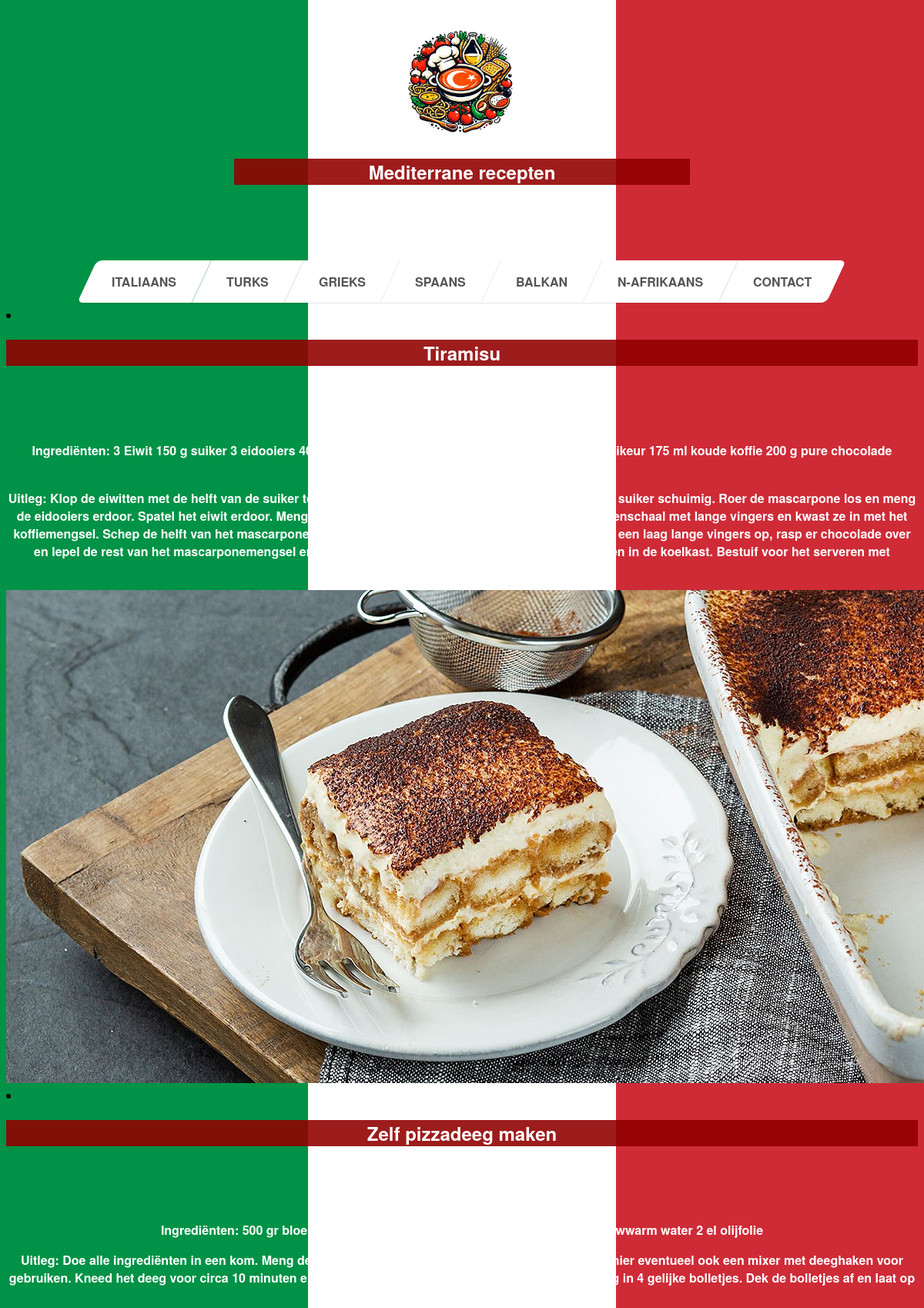
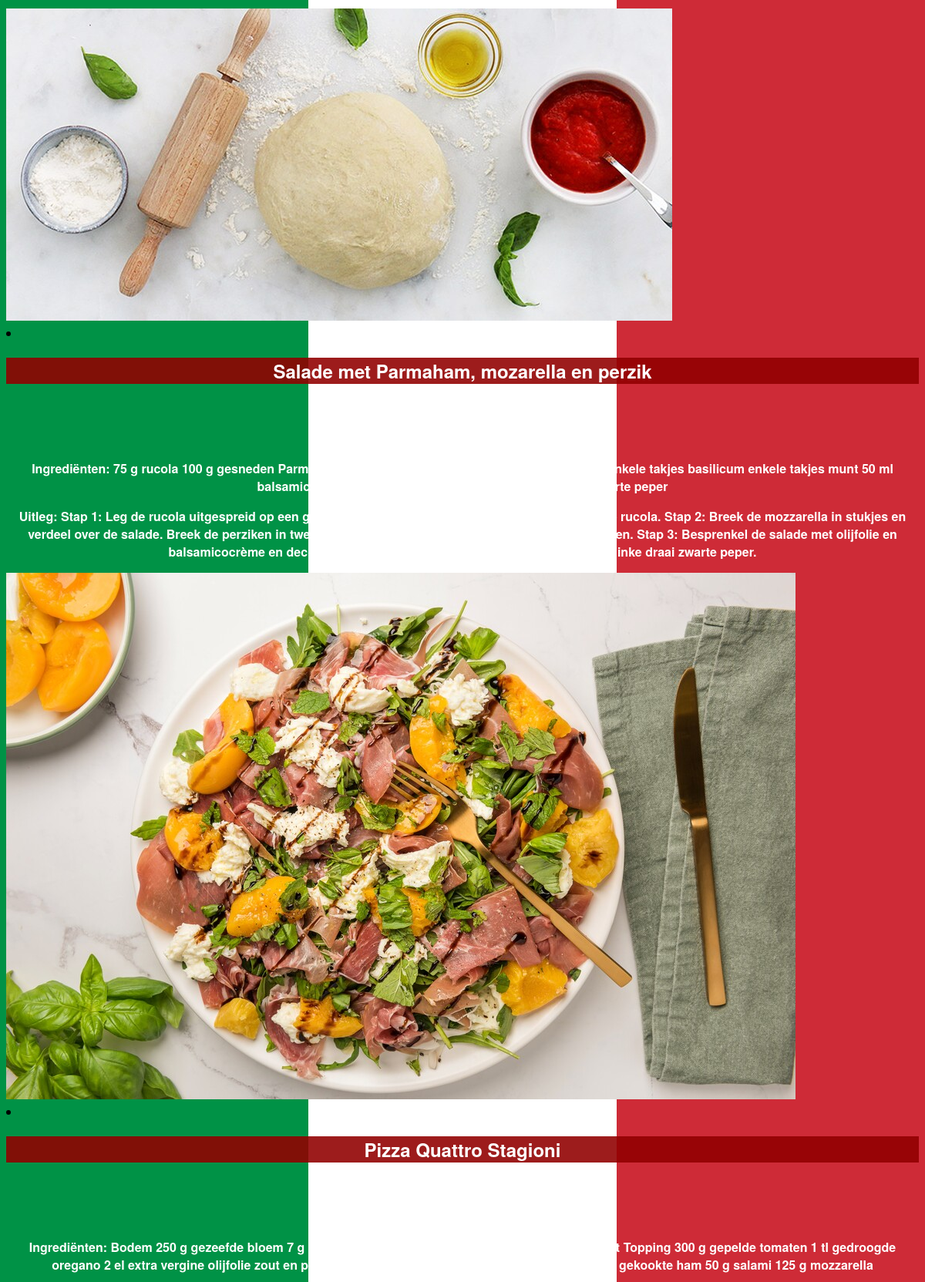
The app's page /italiaans/italiaans.php (upper part) with its own data (2 pictures, top to bottom).
### tables this page shows
CREATE TABLE "recepten" (
	"Land"	TEXT,
	"Bereidingstijd"	TEXT,
	"Recepten"	TEXT
, "Ingredienten"	TEXT, "Uitleg"	TEXT, "Image"	TEXT);

### italiaans/class.php (the view, shortened to what this page needs)
<?php
$sql = <<<EOF
SELECT * FROM recepten;
EOF;
$db = new MyDB();
if (!$db) {
    echo $db->lastErrorMsg();
} else {
    $ret = $db->query($sql);
    while ($row = $ret->fetchArray(SQLITE3_ASSOC)) {
        if ($row['Land'] == 'Italie') {
?>
    <li>
        <h2><?php echo $row['Recepten']; ?></h2>
        <p><strong>Land:</strong> <?php echo $row['Land']; ?></p>
        <p><strong>Bereidingstijd:</strong> <?php echo $row['Bereidingstijd']; ?></p>
        <p><strong>Ingrediënten:</strong> <?php echo $row['Ingredienten']; ?></p>
        <p><strong>Uitleg:</strong> <?php echo $row['Uitleg']; ?></p>
        <img src="<?php echo $row['Image']; ?>" alt="<?php echo $row['Recepten']; ?>">
    </li>
<?php
        }
    }
}
?>

### italiaans/navbar.css (style rules this page uses)
body { font-family:Helvetica Neue, Helvetica, sans-serif; }

### italiaans/italiaans.css (style rules this page uses)
body { background: linear-gradient(to right, rgb(0, 146, 70), rgb(0, 146, 70) 33.33%, rgba(255, 255,255 ) 33.33%, rgba(255, 255,255) 66.66%, rgb(206, 43, 55) 66.66%); background-repeat: no-repeat; background-attachment: fixed; background-size: cover; }
h2 { text-align: center; font-family:Helvetica Neue, Helvetica, sans-serif; font-weight: 900; background-color: rgba(145, 0, 0, 0.89); color: white; }
p { text-align: center; font-family:Helvetica Neue, Helvetica, sans-serif; font-weight: 900; color: white; }

### records on screen
recepten: Recepten "Tiramisu", Ingredienten "3 Eiwit 150 g suiker 3 eidooiers 400 g mascarpone 200 g lange vingers 50 ml amandellikeur 175 ml koude koffie 200 g pure chocolade cacaopoeder lange vingers", Uitleg "Klop de eiwitten met de helft van de suiker tot stijve pieken. Klop de eidooiers met de resterende suiker schuimig. Roer de mascarpone los en meng de eidooiers erdoor. Spatel het eiwit erdoor. Meng de likeur met de koffie. Bedek de bodem van een ovenschaal met lange vingers en kwast ze in met het koffiemengsel. Schep de helft van het mascarponemengsel erover en rasp er chocolade op. Leg er nog een laag lange vingers op, rasp er chocolade over en lepel de rest van het mascarponemengsel erover. Strijk de bovenkant en laat de tiramisu opstijven in de koelkast. Bestuif voor het serveren met cacaopoeder.", Image (picture)
recepten: Recepten "Zelf pizzadeeg maken", Ingredienten "500 gr bloem (type 00) 10 gr zout 3 gr gedroogde gist 300 ml lauwwarm water 2 el olijfolie", Uitleg "Doe alle ingrediënten in een kom. Meng de ingrediënten tot een samenhangend deeg. Je kunt hier eventueel ook een mixer met deeghaken voor gebruiken. Kneed het deeg voor circa 10 minuten en laat het daarna 15 minuten rusten. Verdeel het deeg in 4 gelijke bolletjes. Dek de bolletjes af en laat op kamertemperatuur 4 tot 5 uur rijzen.", Image (picture)
recepten: Recepten "Salade met Parmaham, mozarella en perzik", Ingredienten "75 g rucola 100 g gesneden Parmaham 1 bol buffelmozzarella 4 halve perziken (blik) enkele takjes basilicum enkele takjes munt 50 ml balsamicocrème 50 ml extra vierge olijfolie grof gemalen zwarte peper", Uitleg "Stap 1: Leg de rucola uitgespreid op een groot plat bord. Verdeel de plakjes Parmaham over de rucola. Stap 2: Breek de mozzarella in stukjes en verdeel over de salade. Breek de perziken in twee stukken en verdeel ze tussen de andere ingrediënten. Stap 3: Besprenkel de salade met olijfolie en balsamicocrème en decoreer met verse blaadjes basilicum en munt en een flinke draai zwarte peper.", Image (picture)
recepten: Recepten "Pizza Quattro Stagioni", Ingredienten "Bodem 250 g gezeefde bloem 7 g gedroogde gist 135 g lauw water 1 tl olijfolie ½ tl zout Topping 300 g gepelde tomaten 1 tl gedroogde oregano 2 el extra vergine olijfolie zout en peper naar smaak 1 kleine ui 100 g champignons 50 g gekookte ham 50 g salami 125 g mozzarella"
